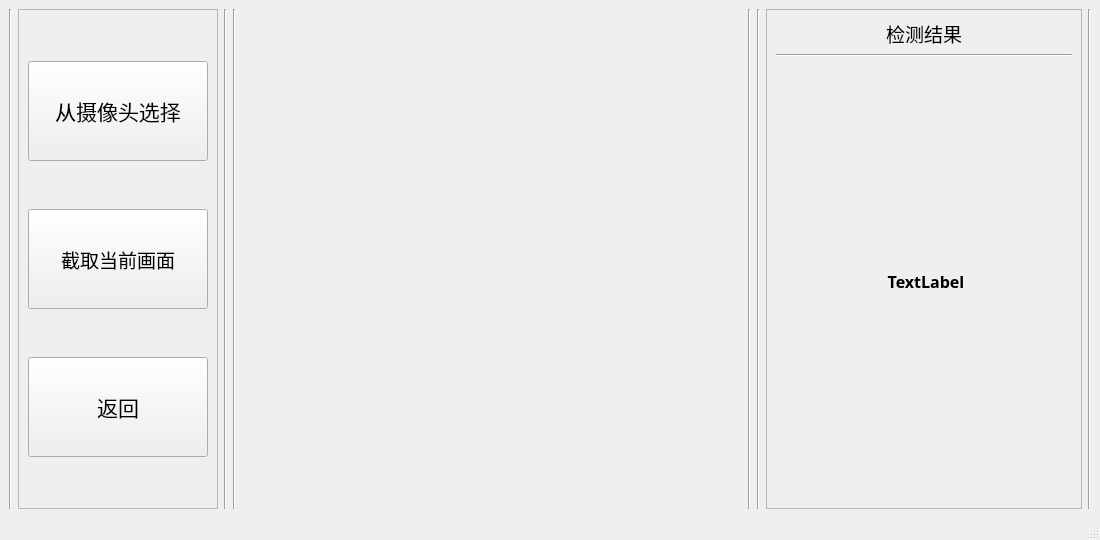
<?xml version="1.0" encoding="UTF-8"?>
<ui version="4.0">
 <class>MainWindow</class>
 <widget class="QMainWindow" name="MainWindow">
  <property name="geometry">
   <rect>
    <x>0</x>
    <y>0</y>
    <width>1100</width>
    <height>540</height>
   </rect>
  </property>
  <property name="minimumSize">
   <size>
    <width>1100</width>
    <height>0</height>
   </size>
  </property>
  <property name="maximumSize">
   <size>
    <width>1700</width>
    <height>1000</height>
   </size>
  </property>
  <property name="windowTitle">
   <string>MainWindow</string>
  </property>
  <widget class="QWidget" name="centralwidget">
   <layout class="QHBoxLayout" name="horizontalLayout_3">
    <item>
     <widget class="Line" name="line_6">
      <property name="orientation">
       <enum>Qt::Vertical</enum>
      </property>
     </widget>
    </item>
    <item>
     <widget class="QFrame" name="frame">
      <property name="enabled">
       <bool>true</bool>
      </property>
      <property name="minimumSize">
       <size>
        <width>200</width>
        <height>100</height>
       </size>
      </property>
      <property name="maximumSize">
       <size>
        <width>200</width>
        <height>16777215</height>
       </size>
      </property>
      <property name="frameShape">
       <enum>QFrame::StyledPanel</enum>
      </property>
      <property name="frameShadow">
       <enum>QFrame::Raised</enum>
      </property>
      <layout class="QVBoxLayout" name="verticalLayout">
       <item>
        <widget class="QPushButton" name="pushButton">
         <property name="minimumSize">
          <size>
           <width>0</width>
           <height>100</height>
          </size>
         </property>
         <property name="font">
          <font>
           <family>黑体</family>
           <pointsize>16</pointsize>
          </font>
         </property>
         <property name="whatsThis">
          <string>&lt;html&gt;&lt;head/&gt;&lt;body&gt;&lt;p&gt;选择一幅图像进行检测&lt;/p&gt;&lt;/body&gt;&lt;/html&gt;</string>
         </property>
         <property name="text">
          <string>从摄像头选择</string>
         </property>
        </widget>
       </item>
       <item>
        <widget class="QPushButton" name="pushButton_2">
         <property name="minimumSize">
          <size>
           <width>0</width>
           <height>100</height>
          </size>
         </property>
         <property name="font">
          <font>
           <family>黑体</family>
           <pointsize>14</pointsize>
          </font>
         </property>
         <property name="text">
          <string>截取当前画面</string>
         </property>
        </widget>
       </item>
       <item>
        <widget class="QPushButton" name="pushButton_3">
         <property name="minimumSize">
          <size>
           <width>0</width>
           <height>100</height>
          </size>
         </property>
         <property name="font">
          <font>
           <family>黑体</family>
           <pointsize>16</pointsize>
          </font>
         </property>
         <property name="whatsThis">
          <string>&lt;html&gt;&lt;head/&gt;&lt;body&gt;&lt;p&gt;回到主界面&lt;/p&gt;&lt;/body&gt;&lt;/html&gt;</string>
         </property>
         <property name="text">
          <string>返回</string>
         </property>
        </widget>
       </item>
      </layout>
     </widget>
    </item>
    <item>
     <widget class="Line" name="line">
      <property name="orientation">
       <enum>Qt::Vertical</enum>
      </property>
     </widget>
    </item>
    <item>
     <widget class="Line" name="line_4">
      <property name="orientation">
       <enum>Qt::Vertical</enum>
      </property>
     </widget>
    </item>
    <item>
     <widget class="QLabel" name="pic1">
      <property name="sizePolicy">
       <sizepolicy hsizetype="Expanding" vsizetype="Expanding">
        <horstretch>0</horstretch>
        <verstretch>0</verstretch>
       </sizepolicy>
      </property>
      <property name="minimumSize">
       <size>
        <width>500</width>
        <height>500</height>
       </size>
      </property>
      <property name="maximumSize">
       <size>
        <width>1000</width>
        <height>1000</height>
       </size>
      </property>
      <property name="text">
       <string/>
      </property>
     </widget>
    </item>
    <item>
     <widget class="Line" name="line_3">
      <property name="orientation">
       <enum>Qt::Vertical</enum>
      </property>
     </widget>
    </item>
    <item>
     <widget class="Line" name="line_2">
      <property name="orientation">
       <enum>Qt::Vertical</enum>
      </property>
     </widget>
    </item>
    <item>
     <widget class="QFrame" name="frame_2">
      <property name="minimumSize">
       <size>
        <width>300</width>
        <height>400</height>
       </size>
      </property>
      <property name="maximumSize">
       <size>
        <width>500</width>
        <height>16777215</height>
       </size>
      </property>
      <property name="frameShape">
       <enum>QFrame::StyledPanel</enum>
      </property>
      <property name="frameShadow">
       <enum>QFrame::Raised</enum>
      </property>
      <layout class="QVBoxLayout" name="verticalLayout_2">
       <item alignment="Qt::AlignHCenter|Qt::AlignBottom">
        <widget class="QLabel" name="label">
         <property name="sizePolicy">
          <sizepolicy hsizetype="Maximum" vsizetype="Maximum">
           <horstretch>0</horstretch>
           <verstretch>0</verstretch>
          </sizepolicy>
         </property>
         <property name="minimumSize">
          <size>
           <width>200</width>
           <height>20</height>
          </size>
         </property>
         <property name="maximumSize">
          <size>
           <width>500</width>
           <height>100</height>
          </size>
         </property>
         <property name="font">
          <font>
           <family>黑体</family>
           <pointsize>14</pointsize>
           <weight>50</weight>
           <italic>false</italic>
           <bold>false</bold>
           <kerning>true</kerning>
          </font>
         </property>
         <property name="layoutDirection">
          <enum>Qt::LeftToRight</enum>
         </property>
         <property name="styleSheet">
          <string notr="true">font: 14pt &quot;黑体&quot;;</string>
         </property>
         <property name="text">
          <string>检测结果</string>
         </property>
         <property name="alignment">
          <set>Qt::AlignCenter</set>
         </property>
        </widget>
       </item>
       <item>
        <widget class="Line" name="line_7">
         <property name="orientation">
          <enum>Qt::Horizontal</enum>
         </property>
        </widget>
       </item>
       <item>
        <widget class="QLabel" name="label_2">
         <property name="sizePolicy">
          <sizepolicy hsizetype="Expanding" vsizetype="Expanding">
           <horstretch>0</horstretch>
           <verstretch>0</verstretch>
          </sizepolicy>
         </property>
         <property name="minimumSize">
          <size>
           <width>300</width>
           <height>300</height>
          </size>
         </property>
         <property name="maximumSize">
          <size>
           <width>500</width>
           <height>900</height>
          </size>
         </property>
         <property name="font">
          <font>
           <family>等线 Light</family>
           <pointsize>12</pointsize>
           <weight>75</weight>
           <bold>true</bold>
          </font>
         </property>
         <property name="text">
          <string>TextLabel</string>
         </property>
         <property name="alignment">
          <set>Qt::AlignCenter</set>
         </property>
        </widget>
       </item>
      </layout>
     </widget>
    </item>
    <item>
     <widget class="Line" name="line_5">
      <property name="orientation">
       <enum>Qt::Vertical</enum>
      </property>
     </widget>
    </item>
   </layout>
  </widget>
  <widget class="QStatusBar" name="statusbar"/>
 </widget>
 <resources/>
 <connections>
  <connection>
   <sender>pushButton</sender>
   <signal>clicked()</signal>
   <receiver>MainWindow</receiver>
   <slot>getFromPicture()</slot>
   <hints>
    <hint type="sourcelabel">
     <x>155</x>
     <y>319</y>
    </hint>
    <hint type="destinationlabel">
     <x>106</x>
     <y>97</y>
    </hint>
   </hints>
  </connection>
  <connection>
   <sender>pushButton_3</sender>
   <signal>clicked()</signal>
   <receiver>MainWindow</receiver>
   <slot>getFromCamera()</slot>
   <hints>
    <hint type="sourcelabel">
     <x>99</x>
     <y>534</y>
    </hint>
    <hint type="destinationlabel">
     <x>106</x>
     <y>196</y>
    </hint>
   </hints>
  </connection>
 </connections>
 <slots>
  <slot>getFromPicture()</slot>
  <slot>getFromCamera()</slot>
  <slot>detect()</slot>
 </slots>
</ui>
